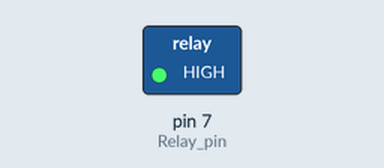
Simulated run of this sketch. Board: Arduino Uno, built with avr-gcc and run on an emulated ATmega328P. On the bench: switched loads named in the sketch (green lamp = pin HIGH).

Above: at 0.1 s.
At 2.4 s:
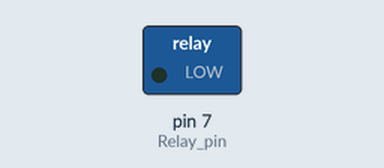
Timing chart, 0 to 3.9 s (numbered marks = the images above):
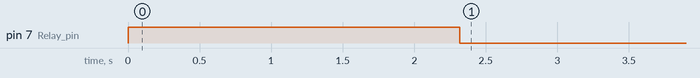

The sketch:

sketch_nov21a.ino
```cpp
const int Relay_pin = 7;          // relay control pin connected to digital pin 7
const int Pump_on_time = 330000;    // pump on time in milliseconds(5.5 min)
const int Wait_time = 900000;      // wait time between pump cycles in milliseconds ( 15 min)

void setup()
{
  Serial.begin(9600);
  pinMode(Relay_pin, OUTPUT);
}

void loop()
{
  pump_con();
  delay(Wait_time);
}

void pump_con()
{
  digitalWrite(Relay_pin, HIGH);    // Activate the relay (turn on the pump)
  delay(Pump_on_time);
  digitalWrite(Relay_pin, LOW);     // Deactivate the relay (turn off the pump)
}
```

Measured:
- by itself, pin 7 (Relay_pin): LOW → HIGH at 0.00 s, → LOW 2.3 s later
